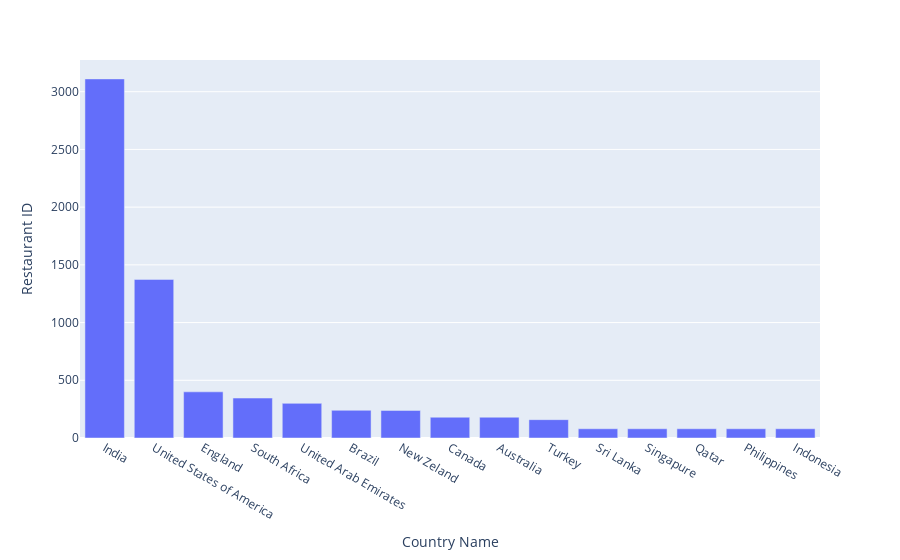

The cell this chart's notebook holds for it:
### Markdown cell above
### 2. Qual o nome do país que possui mais restaurantes registrados?

### Code cell
df3 = df1.loc[:, ['Restaurant ID', 'Country Name']].groupby('Country Name').count().sort_values(['Restaurant ID', 'Country Name'],ascending = False).reset_index()
px.bar(df3, x = 'Country Name', y = 'Restaurant ID')

### Figure 1 — Plotly figure (JSON) as saved in the notebook; plotly's stock layout.template omitted (floating-point values rounded to 4 significant figures)
{"data": [{"alignmentgroup": "True", "hovertemplate": "Country Name=%{x}<br>Restaurant ID=%{y}<extra></extra>", "legendgroup": "", "marker": {"color": "#636efa", "pattern": {"shape": ""}}, "name": "", "offsetgroup": "", "orientation": "v", "showlegend": false, "textposition": "auto", "type": "bar", "x": ["India", "United States of America", "England", "South Africa", "United Arab Emirates", "Brazil", "New Zeland", "Canada", "Australia", "Turkey", "Sri Lanka", "Singapure", "Qatar", "Philippines", "Indonesia"], "xaxis": "x", "y": [3111, 1374, 400, 346, 300, 240, 239, 180, 180, 159, 80, 80, 80, 80, 80], "yaxis": "y"}], "layout": {"autosize": true, "barmode": "relative", "legend": {"tracegroupgap": 0}, "margin": {"t": 60}, "xaxis": {"anchor": "y", "autorange": true, "domain": [0, 1], "range": [-0.5, 14.5], "title": {"text": "Country Name"}, "type": "category"}, "yaxis": {"anchor": "x", "autorange": true, "domain": [0, 1], "range": [0, 3275.0], "title": {"text": "Restaurant ID"}, "type": "linear"}}}
